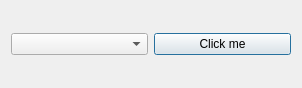
<?xml version="1.0" encoding="UTF-8"?>
<ui version="4.0">
 <class>Dialog</class>
 <widget class="QDialog" name="Dialog">
  <property name="geometry">
   <rect>
    <x>0</x>
    <y>0</y>
    <width>302</width>
    <height>88</height>
   </rect>
  </property>
  <property name="windowTitle">
   <string>Dialog</string>
  </property>
  <layout class="QVBoxLayout" name="verticalLayout">
   <item>
    <layout class="QHBoxLayout" name="horizontalLayout">
     <item>
      <widget class="QComboBox" name="comboBox"/>
     </item>
     <item>
      <widget class="QPushButton" name="pushButton">
       <property name="text">
        <string>Click me</string>
       </property>
      </widget>
     </item>
    </layout>
   </item>
  </layout>
 </widget>
 <layoutdefault spacing="6" margin="11"/>
 <resources/>
 <connections/>
</ui>
